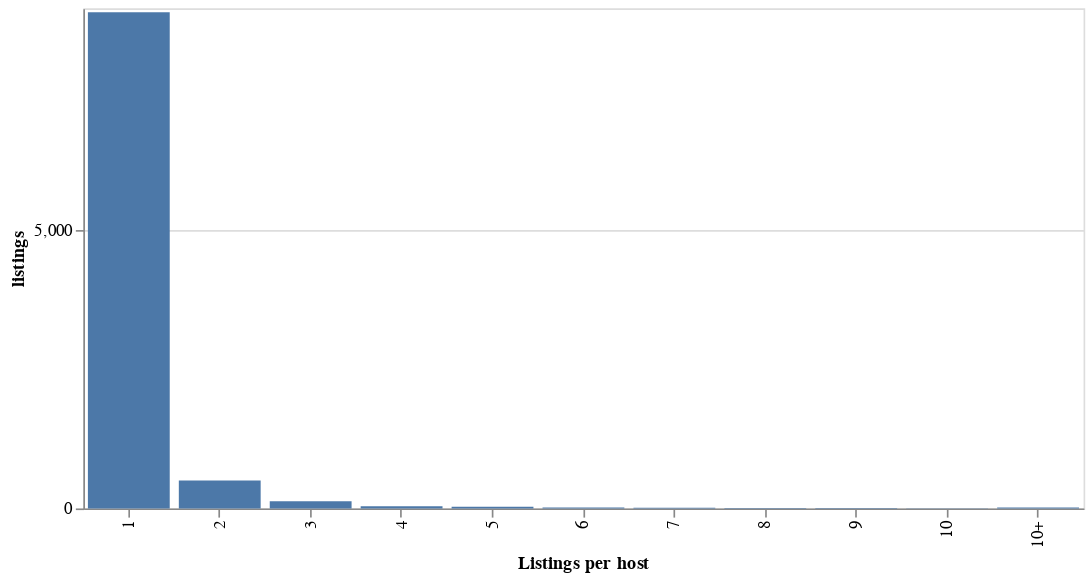

The code cell stored with this chart in its notebook:
### Markdown cell above
* Now we can visualize with altair-vega:

### Code cell
# Add dropdown for city selection
input_dropdown = alt.binding_select(options=listings['city'].unique().tolist(), name='City: ')
selection = alt.selection_point(fields=['city'], bind=input_dropdown, value='Amsterdam')

alt.Chart(listings).mark_bar().encode(
    x=alt.X('listings_per_host:N',sort = labels, title='Listings per host'),
    y=alt.Y('count:Q',title='listings',axis=alt.Axis(tickCount=2)),
    tooltip=['city:N', 'listings_per_host:N', 'count:Q'],
).add_params(
    selection,
).transform_filter(
    selection
).properties(
    width=600,
    height=300
)

### Figure 1 — Vega-Lite specification as saved in the notebook (floating-point values rounded to 4 significant figures; data arrays with more than 128 entries replaced by an {"elided": "..."} marker saying what was removed)
{"config": {"view": {"continuousWidth": 300, "continuousHeight": 300}}, "data": {"name": "data-c3bbf073ecf9ac6092775b94e32d21b8"}, "mark": {"type": "bar"}, "encoding": {"tooltip": [{"field": "city", "type": "nominal"}, {"field": "listings_per_host", "type": "nominal"}, {"field": "count", "type": "quantitative"}], "x": {"field": "listings_per_host", "sort": ["1", "2", "3", "4", "5", "6", "7", "8", "9", "10", "10+"], "title": "Listings per host", "type": "nominal"}, "y": {"axis": {"tickCount": 2}, "field": "count", "title": "listings", "type": "quantitative"}}, "height": 300, "params": [{"name": "param_5", "select": {"type": "point", "fields": ["city"]}, "bind": {"input": "select", "options": ["Amsterdam", "Athens", "Barcelona", "Berlin", "Copenhagen", "Dublin", "Lisbon", "London", "Madrid", "Paris", "Rome", "Venice", "Vienna"], "name": "City: "}, "value": "Amsterdam"}], "transform": [{"filter": {"param": "param_5"}}], "width": 600, "$schema": "https://vega.github.io/schema/vega-lite/v5.20.1.json", "datasets": {"data-c3bbf073ecf9ac6092775b94e32d21b8": {"elided": "143 records"}}}
